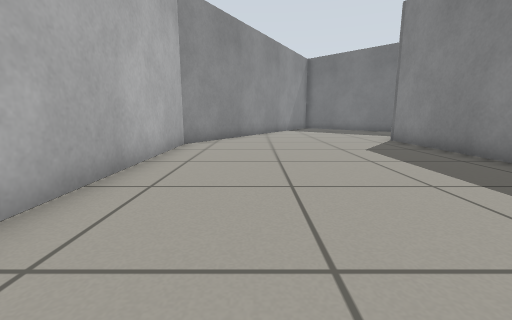
[1] (above)

12 first-person views from a walk through a robot-simulator world made for Gazebo. The camera is 0.5 m above the floor, tilts 10° down and sees 90° across. The floor is counted in squares, 0.5 m on a side. Each view is taken from the middle of a square. On the plan, view 1 faces up. The plan holds only what a view shows up to about 11 squares ahead; the rest is blank.

[2]
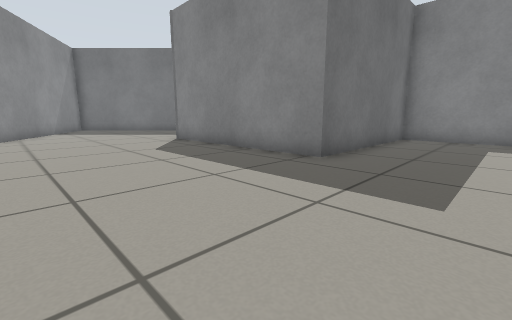

[3]
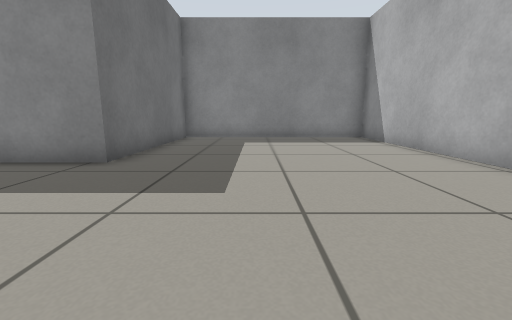

[4]
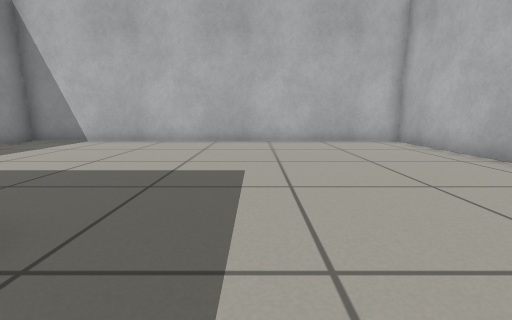

[5]
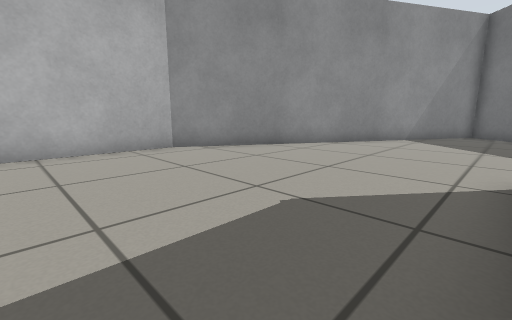

[6]
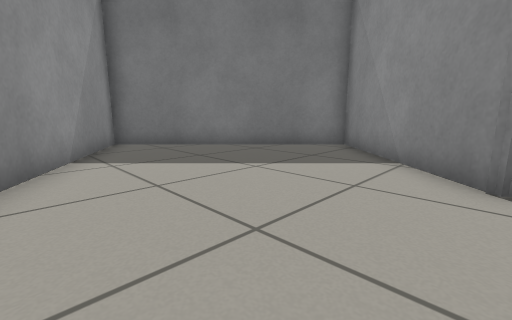

[7]
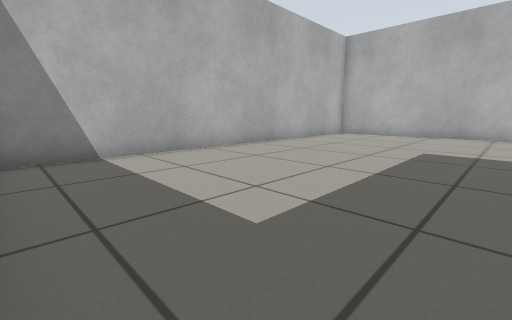

[8]
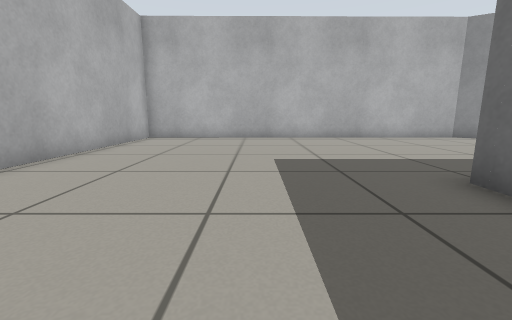

[9]
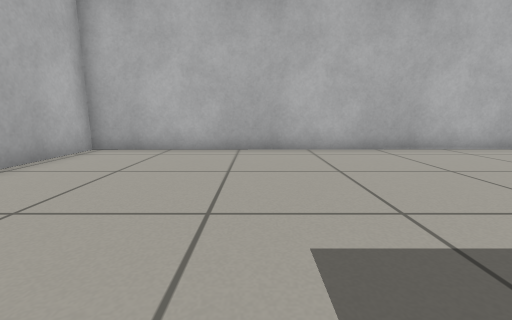

[10]
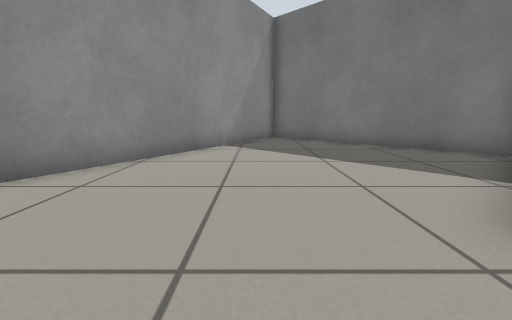

[11]
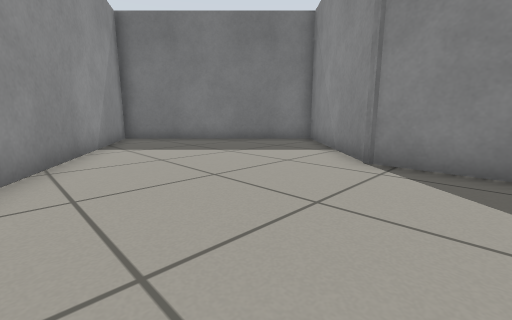

[12]
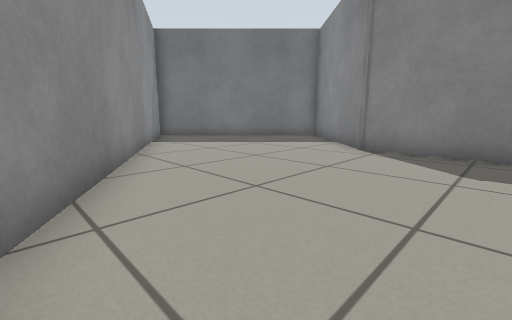

### Floor plan
Points are (right, up) in squares from view 1. A wall is a line through its corners. A room is listed if a view was taken in it or the views show most of it. See-through windows are left out.
Room 1 (views 1, 2, 3, 4, 5, 6, 7, 8, 9, 10, 11, 12)
walls: (5.3, 3.1) (5.3, 10.1) (9.3, 14) (3.8, 19.6) (-2.5, 8.8) (-2.4, -4.7) (11.5, -4.7) (11.5, 3.1) (5.3, 3.1)

Where each view was taken, in squares from view 1:
view 1: 0 up, 0 right, facing up
view 2: 0 up, 0 right, facing up-right
view 3: 0 up, 0 right, facing right
view 4: 5 up, 3 right, facing down
view 5: 5 up, 5 right, facing up-left
view 6: 10 up, 1 right, facing up-right
view 7: 2 up, 11 right, facing down-left
view 8: 0 up, 9 right, facing left
view 9: 0 up, 5 right, facing left
view 10: 8 up, 3 right, facing up
view 11: 8 up, 0 right, facing up-right
view 12: 7 up, 2 left, facing up-right
